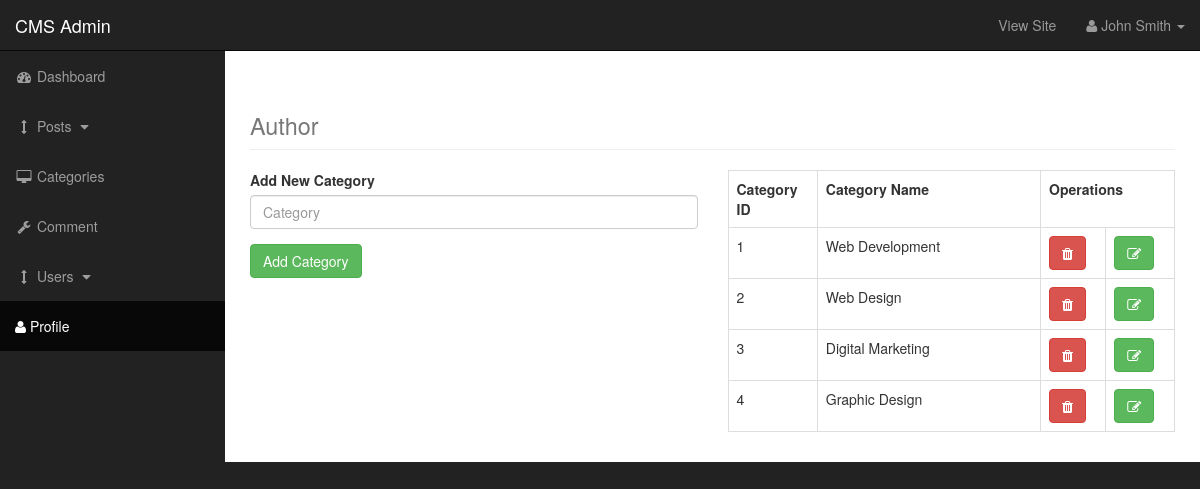
Screenshot of /admin/categories.php (signed in) with the database file from the repository.
### tables this page shows
CREATE TABLE `categories` (
  `cat_id` int(11) NOT NULL,
  `cat_title` varchar(300) NOT NULL
);

### admin/categories.php (the view, shortened to what this page needs)
<?php require_once('./admin_includes/header.php'); ?>
<body>
    <div id="wrapper">
    <?php require_once('./admin_includes/nav.php'); ?>
        <div id="page-wrapper">
            <div class="container-fluid">
                <div class="row">
                    <div class="col-lg-12">
                        <h1 class="page-header">
                            <small>Author</small>
                        </h1>
                    </div>
                    <div class="col-lg-6">
                        <form action="" method="POST">
                            <div class="form-group">
                                <label>Add New Category</label>
                                <input type="text" name="category" placeholder="Category" class="form-control mb-2">
                            </div>
                            <div class="form-group">
                                <button class="btn btn-success" type="submit" name="btn_category"> Add Category</button>
                            </div>
                        </form>
                    </div>
                    <div class="col-lg-6">
                        <table class="table table-bordered">
                            <tr>
                                <th style="width: 20%;">Category ID</th>
                                <th style="width: 50%;">Category Name</th>
                                <th style="width: 30%;" colspan="2">Operations</th>
                            </tr>
                            <tr>
                            <?php
                                $sql = "SELECT * FROM categories";
                                $result = mysqli_query($con,$sql);
                                while($row = mysqli_fetch_assoc($result)) {
                            ?>
                                <td><?php echo $row['cat_id'];?></td>
                                <td><?php echo $row['cat_title'];?></td>
                                <td> <a href="categories.php?Del=<?php echo $row['cat_id'];?>" class="btn btn-danger"><span class="fa fa-trash"></span></a></td>
                                <td> <a href="categories.php?edit=<?php echo $row['cat_id'];?>" class="btn btn-success"><span class="fa fa-edit"></span></a></td>
                            </tr>
                            <?php
                            }
                            ?>
                        </table>
                    </div>
                </div>
            </div>
        </div>
<?php require_once('./admin_includes/footer.php'); ?>

### admin/css/sb-admin.css (style rules this page uses)
body { margin-top: 100px; background-color: #222; }
@media (min-width:768px) { body { margin-top: 50px; } }
#wrapper { padding-left: 0; }
#page-wrapper { width: 100%; padding: 0; background-color: #fff; }
@media (min-width:768px) { #wrapper { padding-left: 225px; } }
@media (min-width:768px) { #page-wrapper { padding: 10px; } }

### rows the page displays
categories: cat_id "1", cat_title "Web Development"
categories: cat_id "2", cat_title "Web Design"
categories: cat_id "3", cat_title "Digital Marketing"
categories: cat_id "4", cat_title "Graphic Design"
